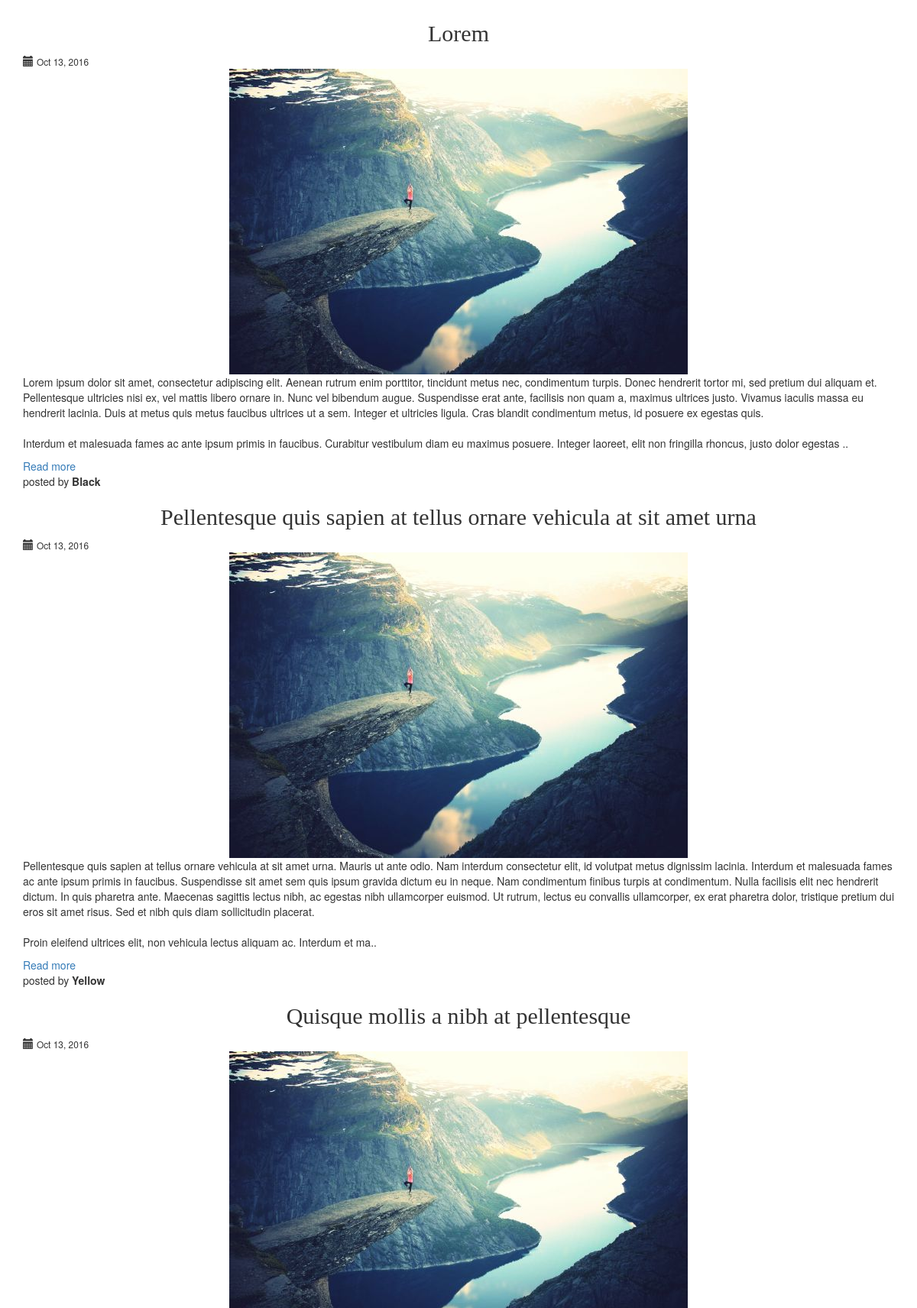
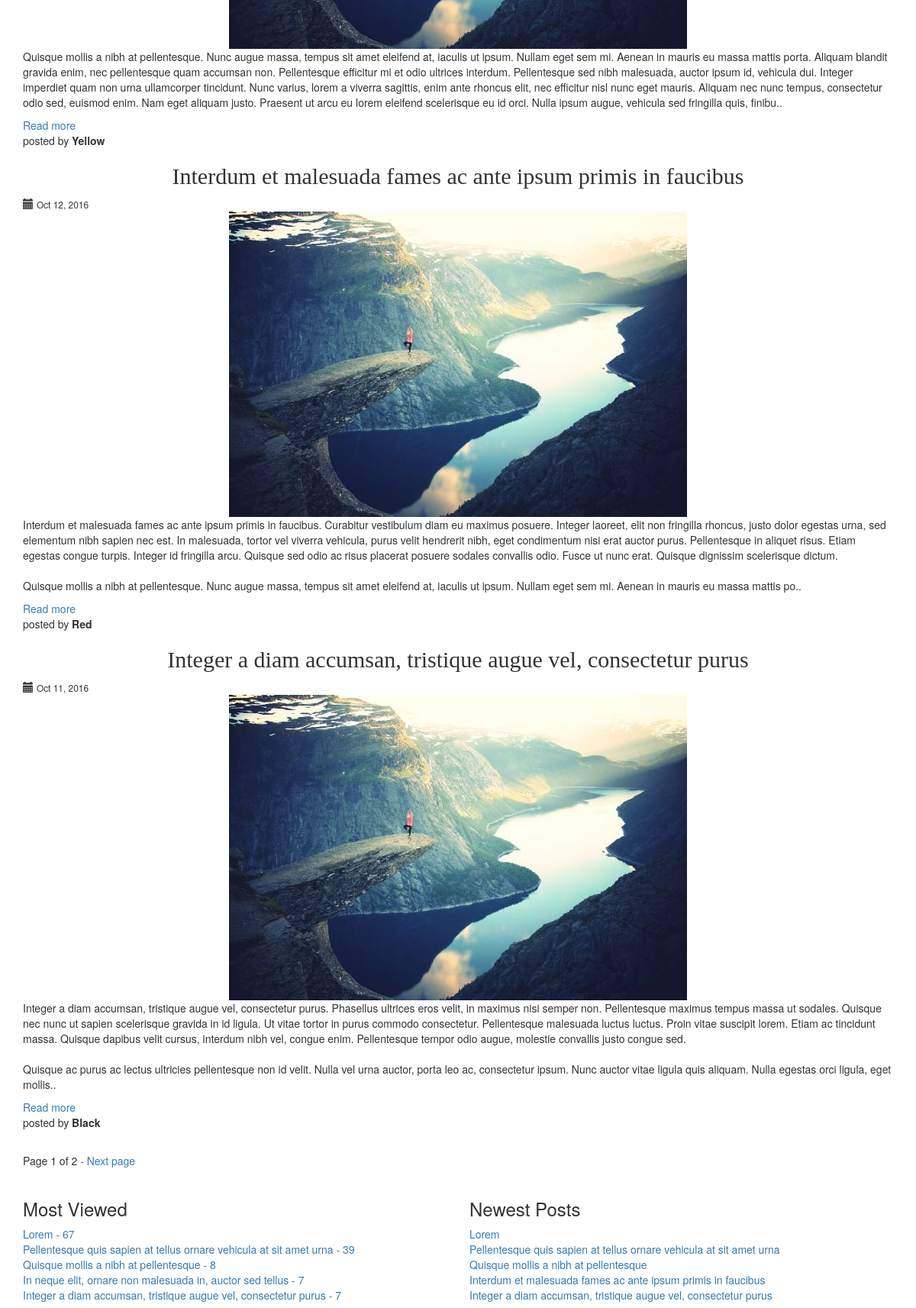
The page / on the database its author committed (2 pictures, top to bottom).
### blog/models.py (models this page shows, shortened)
class PostEntry(models.Model):
    id = models.AutoField(primary_key=True)
    author = models.ForeignKey(PostAuthor)
    category = models.ForeignKey(Category)
    title = models.CharField(max_length=256)
    content = models.TextField()
    height = models.IntegerField(default=400, null=True)
    width = models.IntegerField(default=750, null=True)
    image = models.ImageField(
        upload_to='post_entry/', null=True, blank=True,
        width_field="width", height_field="height",
    )
    views = models.IntegerField(default=0)
    draft = models.BooleanField(default=False)
    slug = models.SlugField(unique=True, editable=False)
    add_date = models.DateTimeField(auto_now_add=True, null=True)
    published_date = models.DateTimeField(auto_now_add=True, null=True)
    last_update_date = models.DateTimeField(auto_now_add=False, null=True)
    class Meta:
        verbose_name_plural = 'Post Entries'

class PostAuthor(models.Model):
    id = models.AutoField(primary_key=True)
    name = models.CharField(max_length=128, unique=True)
    email = models.EmailField()
    description = models.TextField()
    slug = models.SlugField(unique=True, editable=False)
    class Meta:
        verbose_name_plural = 'Post Authors'
    def __str__(self):
        return self.name

### blog/views.py (the view)
# urls.py: url(r'^$', PostEntriesListView.as_view(), name='blog'),
class PostEntriesListView(ListView):
    model = PostEntry
    object_list = PostEntry.objects.all()
    context_object_name = 'post_entries'
    paginate_by = 5
    template_name = 'blog/blog.html'
    ordering = '-published_date'

### blog/templatetags/blog_tags.py (called while the page is built)
@register.inclusion_tag('template_tags/most_viewed_posts.html')
def most_viewed_tag():
    most_viewed_posts = PostEntry.objects.all().order_by('-views')[:5]
    return {
        'most_viewed': most_viewed_posts
    }

@register.inclusion_tag('template_tags/newest_posts.html')
def newest_posts_tag():
    newest_posts = PostEntry.objects.all().order_by('-published_date')[:5]
    return {
        'newest_posts': newest_posts,
    }

### templates/blog/blog.html (shortened to what this page needs)
{% extends 'base.html' %}
{% block body_block %}
    {% if post_entries %}
        {% for post in post_entries %}
            <div class="postBox">
                <div class="postTitle">
                    <h2>{{ post.title }}</h2>
                </div>
                <div class="postDate">
                    <span class="glyphicon glyphicon-calendar" aria-hidden="true"></span>
                    <small> {{ post.published_date|date:"M d, Y " }}</small>
                </div>
                <div class="postContent">
                    {% if post.image %}
                        <img src="{{ MEDIA_URL }}{{ post.image }}" class="img-fluid" alt="Responsive image"/>
                    {% endif %}
                    {% if post.content_length <= 700 %}
                        <p>{{ post.content }}</p>
                    {% else %}
                        <p>{{ post.content|slice:"0:700"|linebreaksbr }}..</p>
                    {% endif %}
                    <div class="postReadMore">
                        <a href="{% url 'post-detail' slug=post.slug pk=post.pk %}">Read more</a>
                    </div>
                </div>
                <div class="postFooter">
                    <p>posted by <strong>{{ post.author }}</strong></p>
                </div>
            </div>
        {% endfor %}
    {% else %}
        <h1>There is no posts.</h1>
    {% endif %}
    <div class="postShowMore">
        <div class="pagination">
                <span class="page-links">
                    <span class="page-current">
                        Page {{ page_obj.number }} of {{ paginator.num_pages }}
                    </span>
                    {% if page_obj.has_next %}
                        <a href="{% url 'blog-page' page=page_obj.next_page_number %}"> - Next page </a>
                    {% endif %}
                </span>
        </div>
    </div>
    {% include 'blog/side_bar.html' %}
{% endblock %}

### templates/base.html (shortened to what this page needs)
<!DOCTYPE html>
{% load blog_tags %}
{% load staticfiles %}
<html lang="en">
<head>
    <link rel="stylesheet" href="{% static "css/styles.css" %}" type="text/css"/>
    <link rel="stylesheet" href="https://maxcdn.bootstrapcdn.com/bootstrap/3.3.7/css/bootstrap.min.css"
>
    <link rel="stylesheet" href="https://maxcdn.bootstrapcdn.com/bootstrap/3.3.7/css/bootstrap-theme.min.css"
>
</head>
<body>
<div class="container">
    {% block body_block %} {% endblock %}
</div>
</body>
</html>

### templates/blog/side_bar.html
{% load blog_tags %}
<div class="row">
    <div class="col-xs-6 col-md-6 col-lg-6">
        {% most_viewed_tag %}
    </div>
    <div class="col-xs-6 col-md-6 col-lg-6">
        {% newest_posts_tag %}
    </div>
</div>

### templates/template_tags/most_viewed_posts.html
<h3>Most Viewed</h3>
{% for post in most_viewed %}
    {% if post.views >= 1 %}
        <a href="{% url 'post-detail' slug=post.slug pk=post.pk %}">{{ post.title }} - {{ post.views }}</a> <br/>
    {% endif %}
{% endfor %}

### templates/template_tags/newest_posts.html
<h3>Newest Posts</h3>
{% for post in newest_posts %}
    <a href={% url 'post-detail' slug=post.slug pk=post.pk %}>{{ post.title }}</a><br/>
{% endfor %}

### public/static/css/styles.css (style rules this page uses)
body { font-family: lato-regular; padding: 0.5em; }
h1, h2, h3 { font-family: lato-heavy-italic; }
.postTitle { font-family: lato-heavy-italic; text-align: center; }
.postContent > img { margin: auto; display: block; }

### rows shown on the page
PostEntry: title "Lorem", published_date "Oct 13, 2016", image (picture), content "Lorem ipsum dolor sit amet, consectetur adipiscing elit. Aenean rutrum enim porttitor, tincidunt metus nec, condimentum turpis. Donec hendrerit tortor mi, sed pretium dui aliquam et. Pellentesque ultricies nisi ex, vel mattis libero ornare in. Nunc vel bibendum augue. Suspendisse erat ante, facilisis non quam a, maximus ultrices justo. Vivamus iaculis massa eu hendrerit lacinia. Duis at metus quis metus faucibus ultrices ut a sem. Integer et ultricies ligula. Cras blandit condimentum metus, id posuere ex egestas quis. Interdum et malesuada fames ac ante ipsum primis in faucibus. Curabitur vestibulum diam eu maximus posuere. Integer laoreet, elit non fringilla rhoncus, justo dolor egestas", author "Black", views "67"
PostEntry: title "Pellentesque quis sapien at tellus ornare vehicula at sit amet urna", published_date "Oct 13, 2016", image (picture), content "Pellentesque quis sapien at tellus ornare vehicula at sit amet urna. Mauris ut ante odio. Nam interdum consectetur elit, id volutpat metus dignissim lacinia. Interdum et malesuada fames ac ante ipsum primis in faucibus. Suspendisse sit amet sem quis ipsum gravida dictum eu in neque. Nam condimentum finibus turpis at condimentum. Nulla facilisis elit nec hendrerit dictum. In quis pharetra ante. Maecenas sagittis lectus nibh, ac egestas nibh ullamcorper euismod. Ut rutrum, lectus eu convallis ullamcorper, ex erat pharetra dolor, tristique pretium dui eros sit amet risus. Sed et nibh quis diam sollicitudin placerat. Proin eleifend ultrices elit, non vehicula lectus aliquam ac. Interdum et ma", author "Yellow", views "39"
PostEntry: title "Quisque mollis a nibh at pellentesque", published_date "Oct 13, 2016", image (picture), content "Quisque mollis a nibh at pellentesque. Nunc augue massa, tempus sit amet eleifend at, iaculis ut ipsum. Nullam eget sem mi. Aenean in mauris eu massa mattis porta. Aliquam blandit gravida enim, nec pellentesque quam accumsan non. Pellentesque efficitur mi et odio ultrices interdum. Pellentesque sed nibh malesuada, auctor ipsum id, vehicula dui. Integer imperdiet quam non urna ullamcorper tincidunt. Nunc varius, lorem a viverra sagittis, enim ante rhoncus elit, nec efficitur nisl nunc eget mauris. Aliquam nec nunc tempus, consectetur odio sed, euismod enim. Nam eget aliquam justo. Praesent ut arcu eu lorem eleifend scelerisque eu id orci. Nulla ipsum augue, vehicula sed fringilla quis, finibu", author "Yellow", views "8"
PostEntry: title "Interdum et malesuada fames ac ante ipsum primis in faucibus", published_date "Oct 12, 2016", image (picture), content "Interdum et malesuada fames ac ante ipsum primis in faucibus. Curabitur vestibulum diam eu maximus posuere. Integer laoreet, elit non fringilla rhoncus, justo dolor egestas urna, sed elementum nibh sapien nec est. In malesuada, tortor vel viverra vehicula, purus velit hendrerit nibh, eget condimentum nisi erat auctor purus. Pellentesque in aliquet risus. Etiam egestas congue turpis. Integer id fringilla arcu. Quisque sed odio ac risus placerat posuere sodales convallis odio. Fusce ut nunc erat. Quisque dignissim scelerisque dictum. Quisque mollis a nibh at pellentesque. Nunc augue massa, tempus sit amet eleifend at, iaculis ut ipsum. Nullam eget sem mi. Aenean in mauris eu massa mattis po", author "Red"
PostEntry: title "Integer a diam accumsan, tristique augue vel, consectetur purus", published_date "Oct 11, 2016", image (picture), content "Integer a diam accumsan, tristique augue vel, consectetur purus. Phasellus ultrices eros velit, in maximus nisi semper non. Pellentesque maximus tempus massa ut sodales. Quisque nec nunc ut sapien scelerisque gravida in id ligula. Ut vitae tortor in purus commodo consectetur. Pellentesque malesuada luctus luctus. Proin vitae suscipit lorem. Etiam ac tincidunt massa. Quisque dapibus velit cursus, interdum nibh vel, congue enim. Pellentesque tempor odio augue, molestie convallis justo congue sed. Quisque ac purus ac lectus ultricies pellentesque non id velit. Nulla vel urna auctor, porta leo ac, consectetur ipsum. Nunc auctor vitae ligula quis aliquam. Nulla egestas orci ligula, eget mollis", author "Black", views "7"
PostEntry: title "In neque elit, ornare non malesuada in, auctor sed tellus", views "7"

### other values the page prints
{{ page_obj.number }} "1"
{{ paginator.num_pages }} "2"
